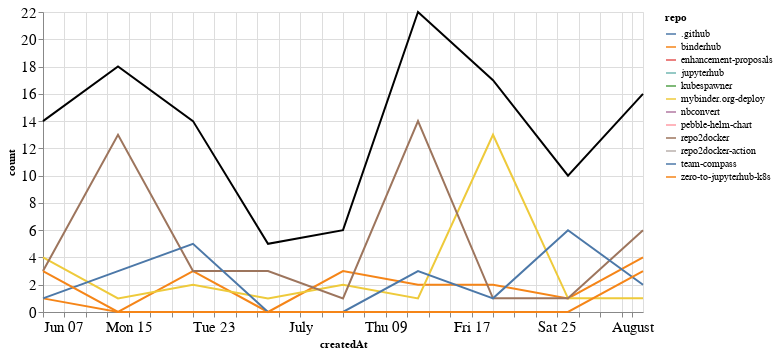

Notebook source saved alongside this figure:
### Markdown cell above
## Comments

### Code cell
comments_time = comments.groupby('repo').resample('W', on='createdAt').count()['author'].reset_index()
comments_time = comments_time.rename(columns={'author': 'count'})
comments_time_total = comments_time.groupby('createdAt').agg({"count": "sum"}).reset_index()
ch1 = alt.Chart(comments_time, width=600).mark_line().encode(
    x='createdAt',
    y='count',
    color='repo',
    tooltip="repo"
)

ch2 = alt.Chart(comments_time_total, width=600).mark_line(color="black").encode(
    x='createdAt',
    y='count',
)

ch1 + ch2

### Figure 1 — Vega-Lite specification as saved in the notebook (floating-point values rounded to 4 significant figures)
{"config": {"axisLeft": {"labelFontSize": 15}, "axisBottom": {"labelFontSize": 15}}, "layer": [{"data": {"name": "data-346b20c8282d06687980eedfc84daea8"}, "mark": "line", "encoding": {"color": {"type": "nominal", "field": "repo"}, "tooltip": {"type": "nominal", "field": "repo"}, "x": {"type": "temporal", "field": "createdAt"}, "y": {"type": "quantitative", "field": "count"}}, "width": 600}, {"data": {"name": "data-d686461168f6bfc0630e1c80b7e4ec0a"}, "mark": {"type": "line", "color": "black"}, "encoding": {"x": {"type": "temporal", "field": "createdAt"}, "y": {"type": "quantitative", "field": "count"}}, "width": 600}], "$schema": "https://vega.github.io/schema/vega-lite/v4.8.1.json", "datasets": {"data-346b20c8282d06687980eedfc84daea8": [{"repo": ".github", "createdAt": "2020-06-21T00:00:00", "count": 1}, {"repo": "binderhub", "createdAt": "2020-06-07T00:00:00", "count": 1}, {"repo": "binderhub", "createdAt": "2020-06-14T00:00:00", "count": 0}, {"repo": "binderhub", "createdAt": "2020-06-21T00:00:00", "count": 3}, {"repo": "binderhub", "createdAt": "2020-06-28T00:00:00", "count": 0}, {"repo": "binderhub", "createdAt": "2020-07-05T00:00:00", "count": 3}, {"repo": "binderhub", "createdAt": "2020-07-12T00:00:00", "count": 2}, {"repo": "binderhub", "createdAt": "2020-07-19T00:00:00", "count": 2}, {"repo": "binderhub", "createdAt": "2020-07-26T00:00:00", "count": 1}, {"repo": "binderhub", "createdAt": "2020-08-02T00:00:00", "count": 4}, {"repo": "enhancement-proposals", "createdAt": "2020-07-12T00:00:00", "count": 2}, {"repo": "jupyterhub", "createdAt": "2020-06-07T00:00:00", "count": 1}, {"repo": "kubespawner", "createdAt": "2020-07-26T00:00:00", "count": 1}, {"repo": "mybinder.org-deploy", "createdAt": "2020-06-07T00:00:00", "count": 4}, {"repo": "mybinder.org-deploy", "createdAt": "2020-06-14T00:00:00", "count": 1}, {"repo": "mybinder.org-deploy", "createdAt": "2020-06-21T00:00:00", "count": 2}, {"repo": "mybinder.org-deploy", "createdAt": "2020-06-28T00:00:00", "count": 1}, {"repo": "mybinder.org-deploy", "createdAt": "2020-07-05T00:00:00", "count": 2}, {"repo": "mybinder.org-deploy", "createdAt": "2020-07-12T00:00:00", "count": 1}, {"repo": "mybinder.org-deploy", "createdAt": "2020-07-19T00:00:00", "count": 13}, {"repo": "mybinder.org-deploy", "createdAt": "2020-07-26T00:00:00", "count": 1}, {"repo": "mybinder.org-deploy", "createdAt": "2020-08-02T00:00:00", "count": 1}, {"repo": "nbconvert", "createdAt": "2020-06-14T00:00:00", "count": 1}, {"repo": "pebble-helm-chart", "createdAt": "2020-06-07T00:00:00", "count": 1}, {"repo": "repo2docker", "createdAt": "2020-06-07T00:00:00", "count": 3}, {"repo": "repo2docker", "createdAt": "2020-06-14T00:00:00", "count": 13}, {"repo": "repo2docker", "createdAt": "2020-06-21T00:00:00", "count": 3}, {"repo": "repo2docker", "createdAt": "2020-06-28T00:00:00", "count": 3}, {"repo": "repo2docker", "createdAt": "2020-07-05T00:00:00", "count": 1}, {"repo": "repo2docker", "createdAt": "2020-07-12T00:00:00", "count": 14}, {"repo": "repo2docker", "createdAt": "2020-07-19T00:00:00", "count": 1}, {"repo": "repo2docker", "createdAt": "2020-07-26T00:00:00", "count": 1}, {"repo": "repo2docker", "createdAt": "2020-08-02T00:00:00", "count": 6}, {"repo": "repo2docker-action", "createdAt": "2020-06-28T00:00:00", "count": 1}, {"repo": "team-compass", "createdAt": "2020-06-07T00:00:00", "count": 1}, {"repo": "team-compass", "createdAt": "2020-06-14T00:00:00", "count": 3}, {"repo": "team-compass", "createdAt": "2020-06-21T00:00:00", "count": 5}, {"repo": "team-compass", "createdAt": "2020-06-28T00:00:00", "count": 0}, {"repo": "team-compass", "createdAt": "2020-07-05T00:00:00", "count": 0}, {"repo": "team-compass", "createdAt": "2020-07-12T00:00:00", "count": 3}, {"repo": "team-compass", "createdAt": "2020-07-19T00:00:00", "count": 1}, {"repo": "team-compass", "createdAt": "2020-07-26T00:00:00", "count": 6}, {"repo": "team-compass", "createdAt": "2020-08-02T00:00:00", "count": 2}, {"repo": "zero-to-jupyterhub-k8s", "createdAt": "2020-06-07T00:00:00", "count": 3}, {"repo": "zero-to-jupyterhub-k8s", "createdAt": "2020-06-14T00:00:00", "count": 0}, {"repo": "zero-to-jupyterhub-k8s", "createdAt": "2020-06-21T00:00:00", "count": 0}, {"repo": "zero-to-jupyterhub-k8s", "createdAt": "2020-06-28T00:00:00", "count": 0}, {"repo": "zero-to-jupyterhub-k8s", "createdAt": "2020-07-05T00:00:00", "count": 0}, {"repo": "zero-to-jupyterhub-k8s", "createdAt": "2020-07-12T00:00:00", "count": 0}, {"repo": "zero-to-jupyterhub-k8s", "createdAt": "2020-07-19T00:00:00", "count": 0}, {"repo": "zero-to-jupyterhub-k8s", "createdAt": "2020-07-26T00:00:00", "count": 0}, {"repo": "zero-to-jupyterhub-k8s", "createdAt": "2020-08-02T00:00:00", "count": 3}], "data-d686461168f6bfc0630e1c80b7e4ec0a": [{"createdAt": "2020-06-07T00:00:00", "count": 14}, {"createdAt": "2020-06-14T00:00:00", "count": 18}, {"createdAt": "2020-06-21T00:00:00", "count": 14}, {"createdAt": "2020-06-28T00:00:00", "count": 5}, {"createdAt": "2020-07-05T00:00:00", "count": 6}, {"createdAt": "2020-07-12T00:00:00", "count": 22}, {"createdAt": "2020-07-19T00:00:00", "count": 17}, {"createdAt": "2020-07-26T00:00:00", "count": 10}, {"createdAt": "2020-08-02T00:00:00", "count": 16}]}}
